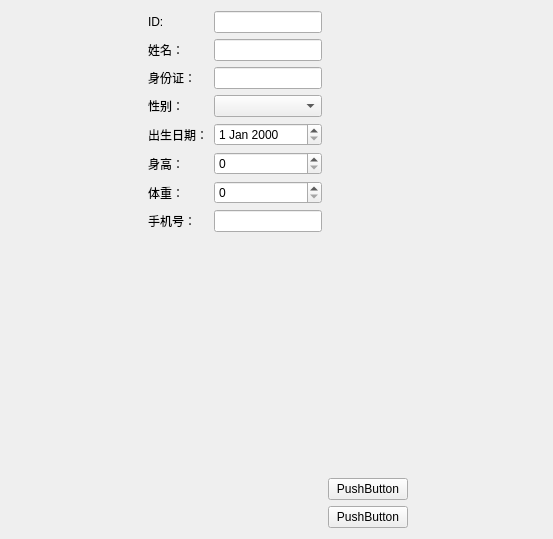
<?xml version="1.0" encoding="UTF-8"?>
<ui version="4.0">
 <class>PatientEditView</class>
 <widget class="QWidget" name="PatientEditView">
  <property name="geometry">
   <rect>
    <x>0</x>
    <y>0</y>
    <width>553</width>
    <height>539</height>
   </rect>
  </property>
  <property name="windowTitle">
   <string>Form</string>
  </property>
  <layout class="QHBoxLayout" name="horizontalLayout">
   <item>
    <spacer name="horizontalSpacer">
     <property name="orientation">
      <enum>Qt::Orientation::Horizontal</enum>
     </property>
     <property name="sizeType">
      <enum>QSizePolicy::Policy::Fixed</enum>
     </property>
     <property name="sizeHint" stdset="0">
      <size>
       <width>137</width>
       <height>20</height>
      </size>
     </property>
    </spacer>
   </item>
   <item>
    <layout class="QFormLayout" name="formLayout">
     <item row="0" column="0">
      <widget class="QLabel" name="label">
       <property name="text">
        <string>ID:</string>
       </property>
      </widget>
     </item>
     <item row="0" column="1">
      <widget class="QLineEdit" name="lineEdit"/>
     </item>
     <item row="1" column="0">
      <widget class="QLabel" name="label_2">
       <property name="text">
        <string>姓名：</string>
       </property>
      </widget>
     </item>
     <item row="1" column="1">
      <widget class="QLineEdit" name="lineEdit_2"/>
     </item>
     <item row="2" column="0">
      <widget class="QLabel" name="label_4">
       <property name="text">
        <string>身份证：</string>
       </property>
      </widget>
     </item>
     <item row="2" column="1">
      <widget class="QLineEdit" name="lineEdit_4"/>
     </item>
     <item row="3" column="0">
      <widget class="QLabel" name="label_3">
       <property name="text">
        <string>性别：</string>
       </property>
      </widget>
     </item>
     <item row="3" column="1">
      <widget class="QComboBox" name="comboBox"/>
     </item>
     <item row="4" column="0">
      <widget class="QLabel" name="label_5">
       <property name="text">
        <string>出生日期：</string>
       </property>
      </widget>
     </item>
     <item row="4" column="1">
      <widget class="QDateEdit" name="dateEdit"/>
     </item>
     <item row="5" column="0">
      <widget class="QLabel" name="label_6">
       <property name="text">
        <string>身高：</string>
       </property>
      </widget>
     </item>
     <item row="5" column="1">
      <widget class="QSpinBox" name="spinBox"/>
     </item>
     <item row="6" column="0">
      <widget class="QLabel" name="label_7">
       <property name="text">
        <string>体重：</string>
       </property>
      </widget>
     </item>
     <item row="6" column="1">
      <widget class="QSpinBox" name="spinBox_2"/>
     </item>
     <item row="7" column="0">
      <widget class="QLabel" name="label_8">
       <property name="text">
        <string>手机号：</string>
       </property>
      </widget>
     </item>
     <item row="7" column="1">
      <widget class="QLineEdit" name="lineEdit_7"/>
     </item>
    </layout>
   </item>
   <item>
    <layout class="QVBoxLayout" name="verticalLayout">
     <item>
      <spacer name="verticalSpacer">
       <property name="orientation">
        <enum>Qt::Orientation::Vertical</enum>
       </property>
       <property name="sizeHint" stdset="0">
        <size>
         <width>20</width>
         <height>40</height>
        </size>
       </property>
      </spacer>
     </item>
     <item>
      <widget class="QPushButton" name="pushButton">
       <property name="text">
        <string>PushButton</string>
       </property>
      </widget>
     </item>
     <item>
      <widget class="QPushButton" name="pushButton_2">
       <property name="text">
        <string>PushButton</string>
       </property>
      </widget>
     </item>
    </layout>
   </item>
   <item>
    <spacer name="horizontalSpacer_2">
     <property name="orientation">
      <enum>Qt::Orientation::Horizontal</enum>
     </property>
     <property name="sizeHint" stdset="0">
      <size>
       <width>40</width>
       <height>20</height>
      </size>
     </property>
    </spacer>
   </item>
  </layout>
 </widget>
 <resources/>
 <connections/>
</ui>
